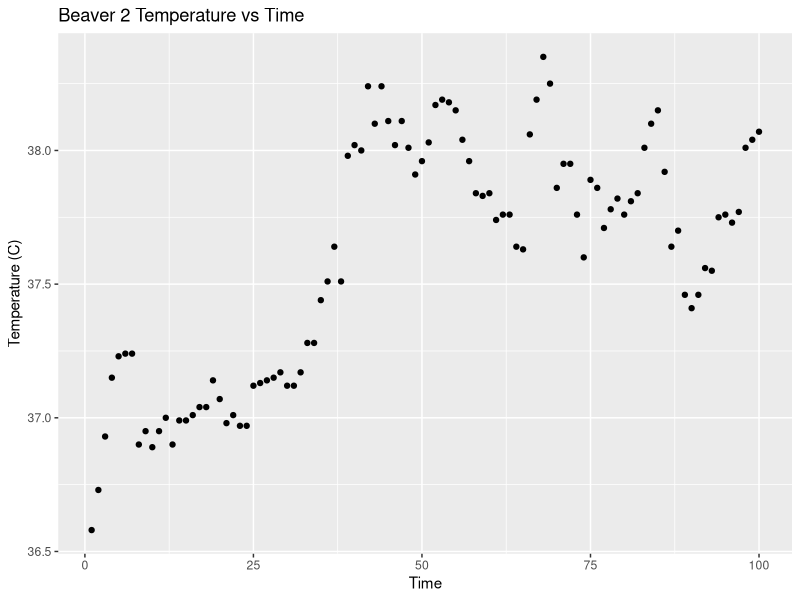
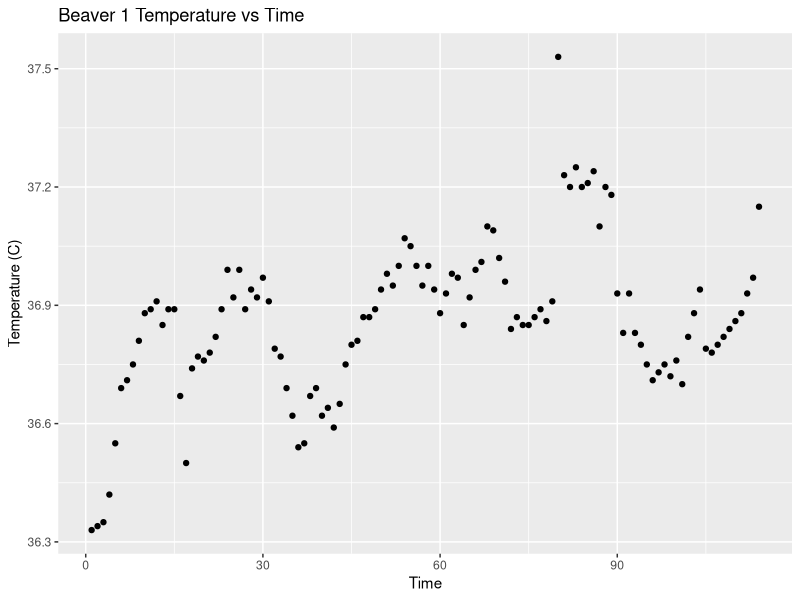
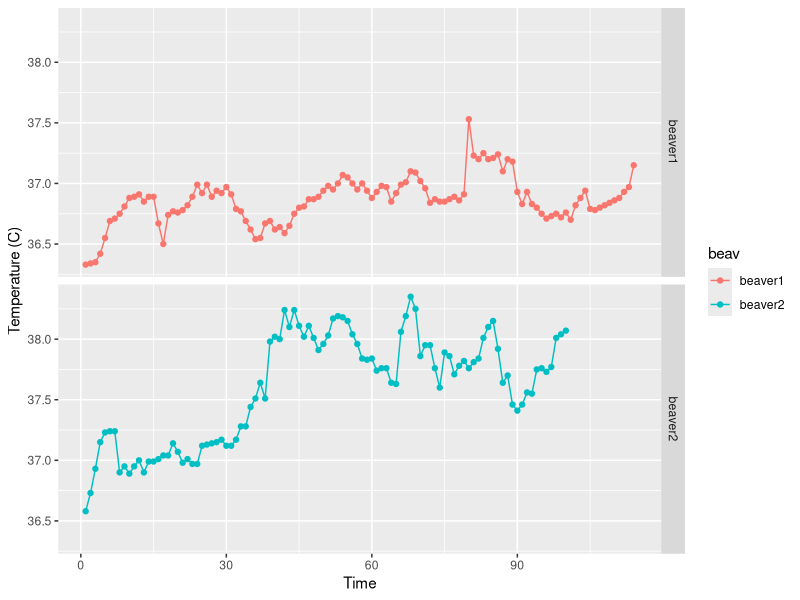
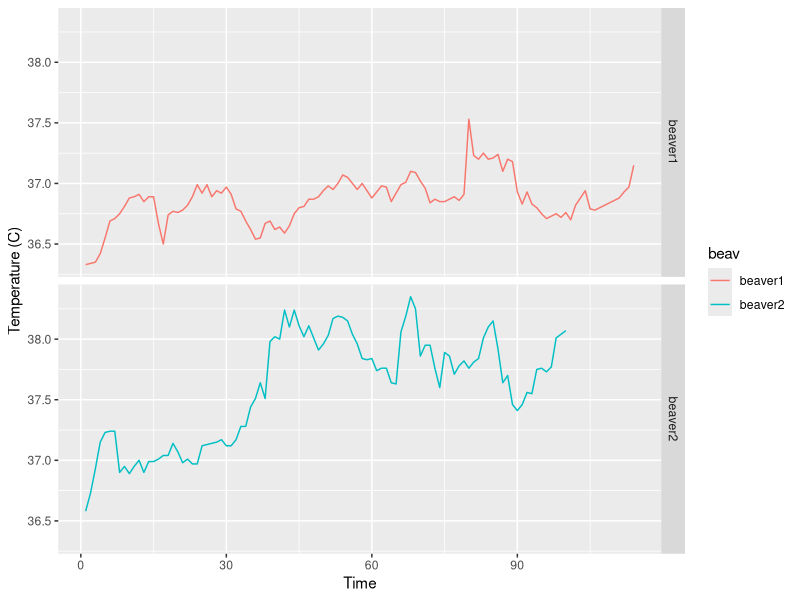
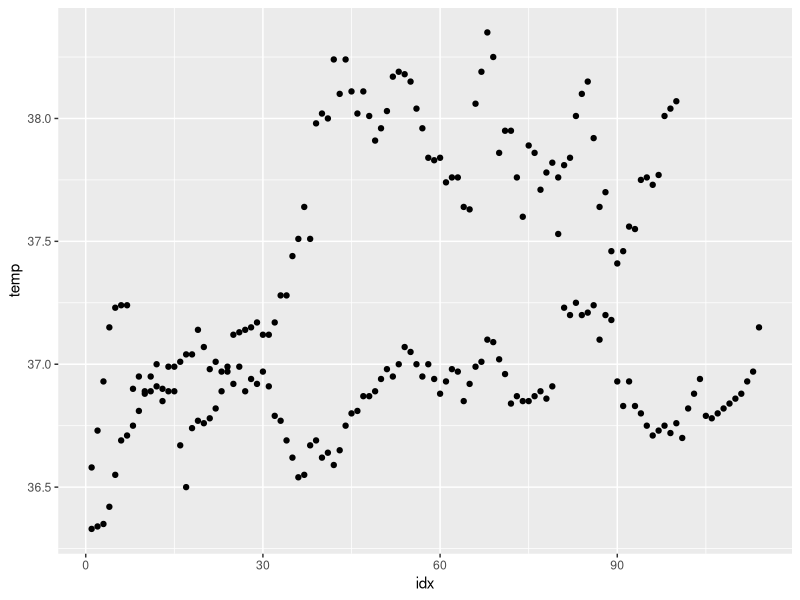
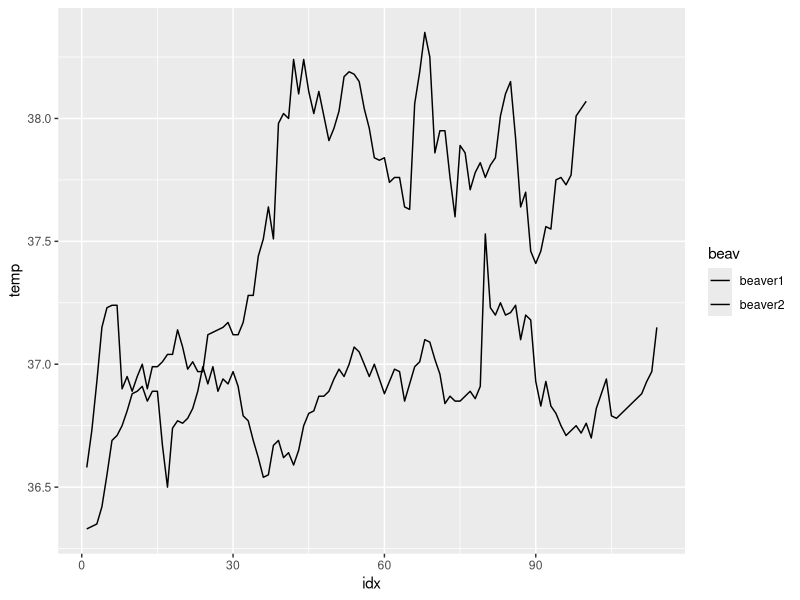
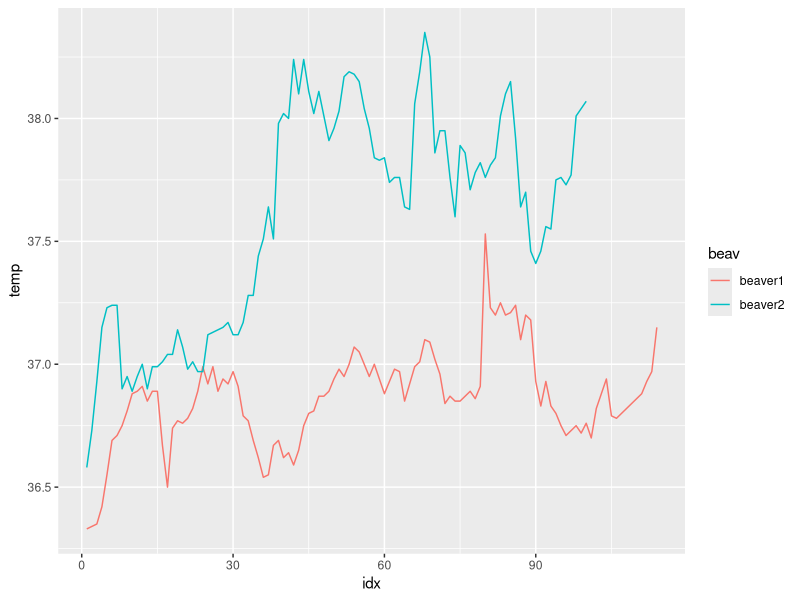
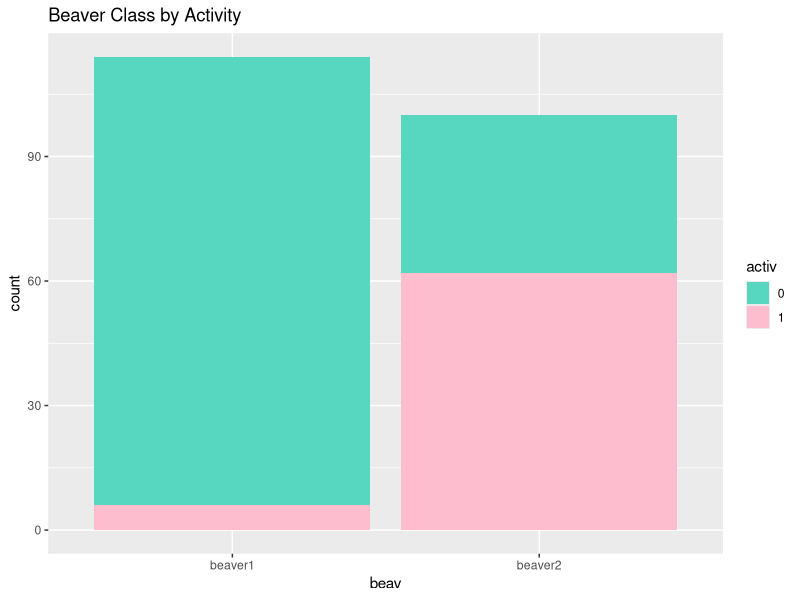

These figures' R source, in order: (Note: this script raises an error after producing the figures.)
library(ggplot2)
library(colorspace)
data(beavers)
# Ch 13 Wilke - Time series Data
# https://serialmentor.com/dataviz/time-series.html
# Different possibilities how to graph it with different emphasis
# What type of data they are and how they can be used
# 5-10 minutes
# Does the body temperative vary with time?
# Due monday

df <-beaver2
df1 <- beaver1
df1$idx <- c(1:114)
df$idx <- c(1:100)

df$beav <- "beaver2"
df1$beav <- "beaver1"
beavz<-rbind(df, df1)
beavz$activ = factor(beavz$activ)
beavz$day = factor(beavz$day)

# Regular ol' plot
ggplot(df, aes(idx, temp)) + geom_point()+
  ggtitle("Beaver 2 Temperature vs Time") +
  xlab("Time")+
  ylab("Temperature (C)")

ggplot(df1, aes(idx, temp)) + geom_point()+
  ggtitle("Beaver 1 Temperature vs Time") +
  xlab("Time")+
  ylab("Temperature (C)")
  
ggplot(beavz, aes(idx, temp,color = beav)) + geom_point()+
  facet_grid(beav~.)+
  geom_line()+
  xlab("Time")+
  ylab("Temperature (C)")

ggplot(beavz, aes(idx, temp,color = beav)) +
  geom_line()+
  facet_grid(beav~.)+
  xlab("Time")+
  ylab("Temperature (C)")

#Bad Examples
#both samples plotted on one graph with no legend
ggplot(beavz, aes(idx, temp)) +
  geom_point()

ggplot(beavz, aes(idx, temp, color = beav)) +
  scale_color_manual(values = c("black", "black")) +
  geom_line()

ggplot(beavz, aes(idx, temp, color = beav)) +
  geom_line()

ggplot(beavz, aes(beav))+
  geom_bar(aes(fill = activ))+
  scale_fill_manual(values = c('#57D7BF','#FEBDCF'))+
  ggtitle("Beaver Class by Activity")
  

save.image("temp_over_time.png")

# Color by activity
df$activ <- as.factor(df$activ)
ggplot(df, aes(idx, temp)) +
  geom_point(aes(fill=activ, color=activ)) +
  scale_color_manual(values=c("springgreen4", "orangered4")) +
  xlab("time (10 sec intervals)") +
  ggtitle("Temperature over time")
save.image("temp_by_activity.png")


ggplot(beavz, aes(idx, temp)) +
  geom_point(aes(fill=activ, color=activ)) +
  scale_color_manual(values=c("springgreen4", "orangered4")) +
  facet_grid(. ~ beav) +
  xlab("time (10 sec intervals)") +
  ggtitle("Temperature over time for two sets of beavers")
save.image("Temp_by_type_and_beaver.png")


# Adding trend line
ggplot(df, aes(idx, temp)) +
  geom_point(aes(fill=activ, color=activ)) +
  scale_color_manual(values=c("springgreen4", "orangered4")) +
  xlab("time (10 sec intervals)") +
  ggtitle("Temperature over time") + geom_smooth(method = "lm")


ggplot(beavz, aes(idx, temp)) +
  geom_point(aes(fill=activ, color=activ)) +
  scale_color_manual(values=c("springgreen4", "orangered4")) +
  facet_grid(. ~ beav) +
  xlab("time (10 sec intervals)") +
  ggtitle("Temperature over time for two sets of beavers") +
  geom_smooth(method = "lm")
save.image("Temp_by_type_and_beaver_trend.png")

# Active vs non active
ggplot(beavz[beavz$activ == 1,], aes(idx, temp)) +
  geom_point(aes(fill=activ, color=activ)) +
  scale_color_manual(values=c("springgreen4", "orangered4")) +
  facet_grid(. ~ beav) +
  xlab("time (10 sec intervals)") +
  ggtitle("Temperature over time for two sets of active beavers") +
  geom_smooth(method = "lm")

ggplot(beavs_inactive, aes(idx, temp)) +
  geom_point(aes(fill=activ, color=activ)) +
  scale_color_manual(values=c("springgreen4", "orangered4")) +
  facet_grid(. ~ beav) +
  xlab("time (10 sec intervals)") +
  ggtitle("Temperature over time for two sets of inactive beavers") +
  geom_smooth(method = "lm")